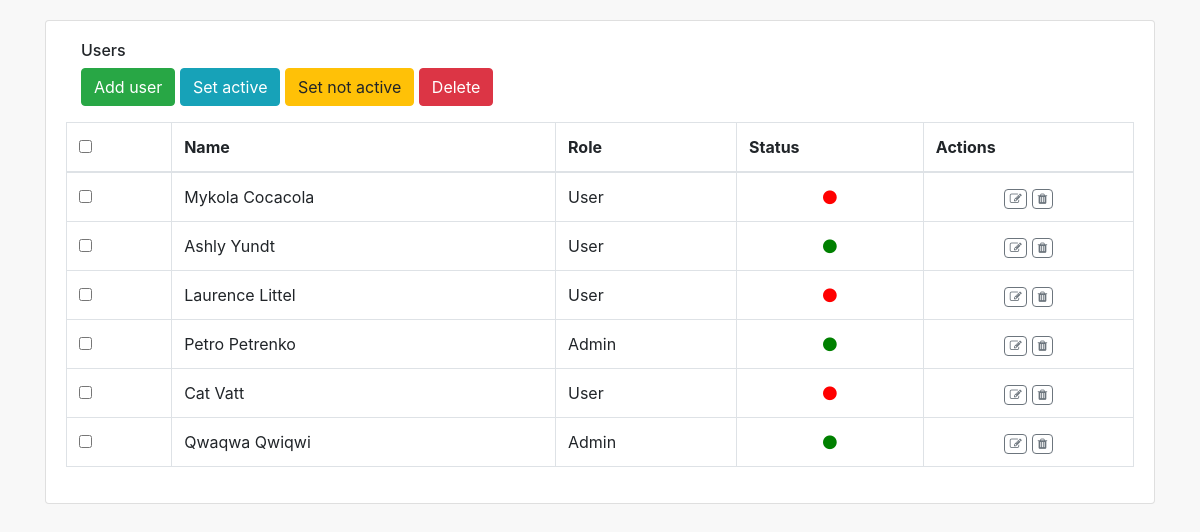
The page / on the database its author committed.
### tables this page shows
CREATE TABLE `users` (
  `id` int(10) UNSIGNED NOT NULL,
  `first_name` varchar(255) NOT NULL,
  `last_name` varchar(255) NOT NULL,
  `status` tinyint(1) NOT NULL,
  `role` varchar(100) NOT NULL DEFAULT 'User'
);

### index.php (the view, shortened to what this page needs)
<?php
include 'backend/database.php';
?>
<!DOCTYPE html>
<html lang="en">
<head>
    <link href="https://cdn.jsdelivr.net/npm/bootstrap@4.1.1/dist/css/bootstrap.min.css" rel="stylesheet">
    <link href="https://maxcdn.bootstrapcdn.com/font-awesome/4.3.0/css/font-awesome.min.css" rel="stylesheet">
    <link href="assets/css/style.css" rel="stylesheet">
</head>
<body>
<div class="container">
    <div class="row flex-lg-nowrap">
        <div class="col">
            <div class="row flex-lg-nowrap">
                <div class="col mb-3">
                    <div class="e-panel card">
                        <div class="card-body">
                            <div class="card-title">
                                <div class="col-sm-6">
                                    <h6 class="mr-2"><span>Users</span></h6>
                                </div>
                                <div class="col-sm-6">
                                    <a href="#addUserModal" class="btn btn-success" data-toggle="modal">Add user</a>
                                    <a href="JavaScript:void(0);" class="btn btn-info" id="set_active_multiple">Set
                                        active</a>
                                    <a href="JavaScript:void(0);" class="btn btn-warning" id="set_inactive_multiple">Set
                                        not active</a>
                                    <a href="JavaScript:void(0);" class="btn btn-danger" id="delete_multiple">Delete</a>
                                </div>
                            </div>
                            <div class="e-table">
                                <div class="table-responsive table-lg mt-3">
                                    <table class="table table-bordered">
                                        <thead>
                                        <tr>
                                            <th class="align-top">
                                                <div class="custom-checkbox">
                                                    <input type="checkbox" id="selectAll">
                                                </div>
                                            </th>
                                            <th class="max-width">Name</th>
                                            <th class="sortable">Role</th>
                                            <th>Status</th>
                                            <th>Actions</th>
                                        </tr>
                                        </thead>
                                        <tbody>
                                        <?php
                                        $result = mysqli_query($conn, "SELECT * FROM users");
                                        while ($row = mysqli_fetch_array($result)) {
                                            ?>
                                            <tr id="<?php echo $row["id"]; ?>">
                                                <td class="align-middle">
                                                    <div class="custom-checkbox">
                                                        <input type="checkbox" class="user_checkbox"
                                                               data-user-id="<?php echo $row["id"]; ?>">
                                                    </div>
                                                </td>
                                                <td class="text-nowrap align-middle"><?php echo $row["first_name"] . ' ' . $row["last_name"]; ?></td>
                                                <td class="text-nowrap align-middle">
                                                    <span><?php echo $row["role"]; ?></span></td>
                                                <?php
                                                if ($row["status"] == 1)
                                                    echo '<td class="text-center align-middle"><i class="fa fa-circle active-circle"></td>';
                                                elseif ($row["status"] == 0)
                                                    echo '<td class="text-center align-middle"><i class="fa fa-circle not-active-circle"></td>';
                                                ?>
                                                <td class="text-center align-middle">
                                                    <a href="#editUserModal"
                                                       class="btn btn-sm btn-outline-secondary badge edit"
                                                       data-toggle="modal">
                                                        <i class="fa fa-edit update" data-toggle="tooltip"
                                                           data-id="<?php echo $row["id"]; ?>"
                                                           data-first_name="<?php echo $row["first_name"]; ?>"
                                                           data-last_name="<?php echo $row["last_name"]; ?>"
                                                           data-role="<?php echo $row["role"]; ?>"
                                                           data-status="<?php echo $row["status"]; ?>"
                                                           title="Edit"></i>
                                                    </a>
                                                    <a href="#deleteUserModal"
                                                       class="btn btn-sm btn-outline-secondary badge delete"
                                                       data-id="<?php echo $row["id"]; ?>" data-toggle="modal"><i
                                                                class="fa fa-trash" data-toggle="tooltip"
                                                                title="Delete"></i></a>
                                                </td>
                                            </tr>
                                            <?php
                                        }
                                        ?>
                                        </tbody>
                                    </table>
                                </div>
                            </div>
                        </div>
                    </div>
                </div>
            </div>
        </div>
    </div>
</div>
</body>
</html>

### assets/css/style.css (style rules this page uses)
body { margin-top:20px; background:#f8f8f8 }
.active-circle { color: green; }
.not-active-circle { color: red; }

### rows shown on the page
users: first_name "Mykola", last_name "Cocacola", role "User", status 0 (drawn)
users: first_name "Ashly", last_name "Yundt", role "User", status 1 (drawn)
users: first_name "Laurence", last_name "Littel", role "User", status 0 (drawn)
users: first_name "Petro", last_name "Petrenko", role "Admin", status 1 (drawn)
users: first_name "Cat", last_name "Vatt", role "User", status 0 (drawn)
users: first_name "Qwaqwa", last_name "Qwiqwi", role "Admin", status 1 (drawn)
